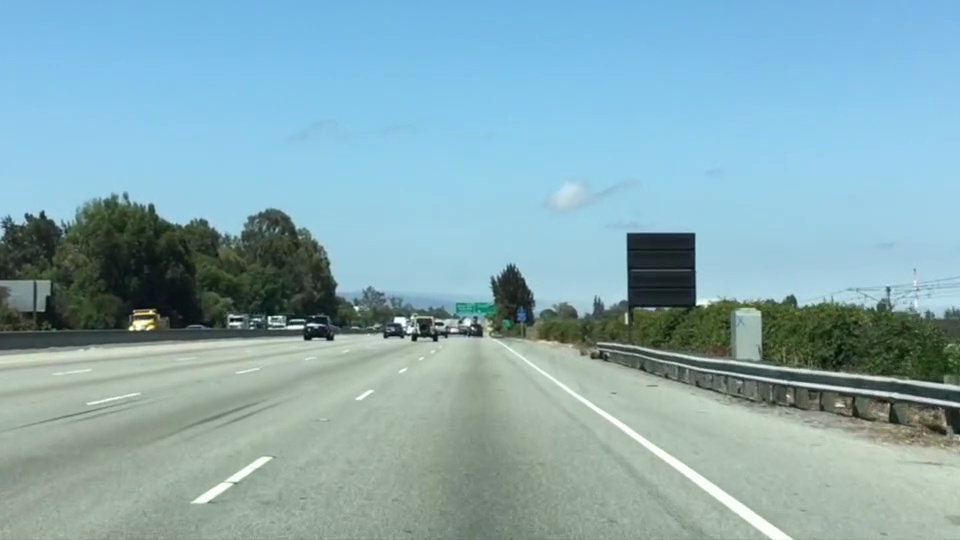
#> input picture test_images/test.jpg, 960 x 540 px
$ python W1-1-ColorSelection.py
#> lines starting #> are read from the running program, lines starting #| are printed output that depends on the picture; after the words box and inside, x2 and y2 are one past the last pixel; in counts of white or black regions, pixels touching at a corner belong together
import matplotlib.pyplot as plt
import matplotlib.image as mpimg
import numpy as np

# Read in the image and print out some stats
image = mpimg.imread('test_images/test.jpg')
#> image is the input picture: shape (540, 960, 3); mean R, G, B 135.5, 171.1, 179.2
print('This image is: ',type(image),
      'with dimensions:', image.shape)
#| This image is:  <class 'numpy.ndarray'> with dimensions: (540, 960, 3)

# Grab the x and y size and make a copy of the image
ysize = image.shape[0]
#> ysize = 540
xsize = image.shape[1]
#> xsize = 960
# Note: always make a copy rather than simply using "="
color_select = np.copy(image)

# Define our color selection criteria
# Note: if you run this code, you'll find these are not sensible values!!
# But you'll get a chance to play with them soon in a quiz
red_threshold = 204
green_threshold = 204
blue_threshold = 204
rgb_threshold = [red_threshold, green_threshold, blue_threshold]

# Identify pixels below the threshold
thresholds = (image[:,:,0] < rgb_threshold[0]) \
             | (image[:,:,1] < rgb_threshold[1]) \
             | (image[:,:,2] < rgb_threshold[2])
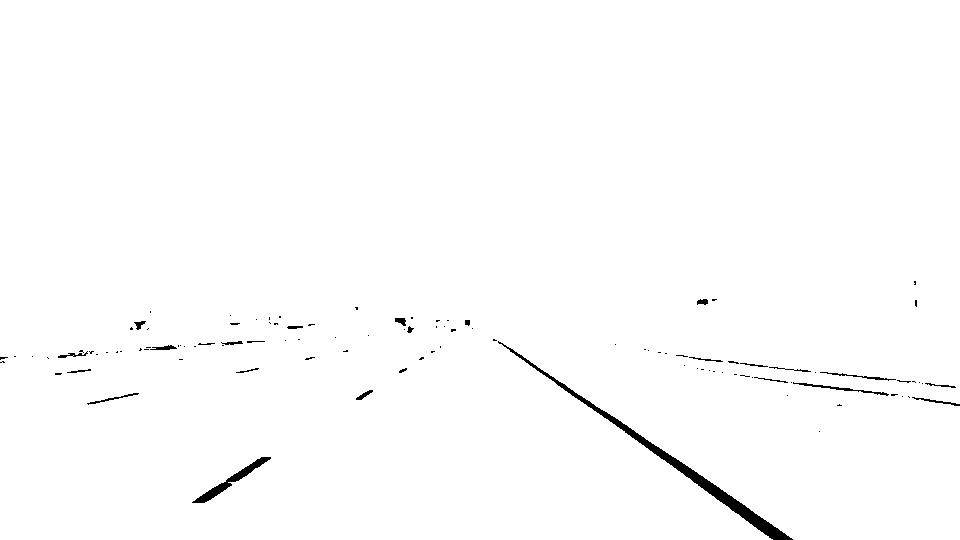
#> thresholds: shape (540, 960) bool; 99.1% white; 108 black regions (82 under 20 px), largest, box (x1, y1, x2, y2) and area: (498, 341, 793, 540) 2404, (192, 457, 271, 503) 601, (793, 382, 889, 396) 199
color_select[thresholds] = [0,0,0]
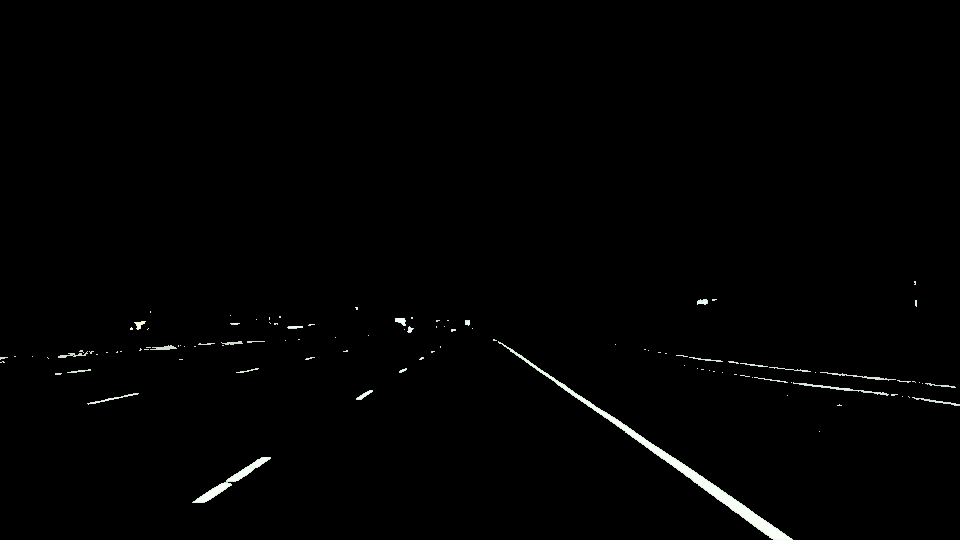
#> color_select: shape (540, 960, 3); mean R, G, B 2.1, 2.2, 2.1

# Display the image
plt.imshow(color_select)
plt.show()

$ run again, with test_images/solidWhiteCurve.jpg copied over test_images/test.jpg
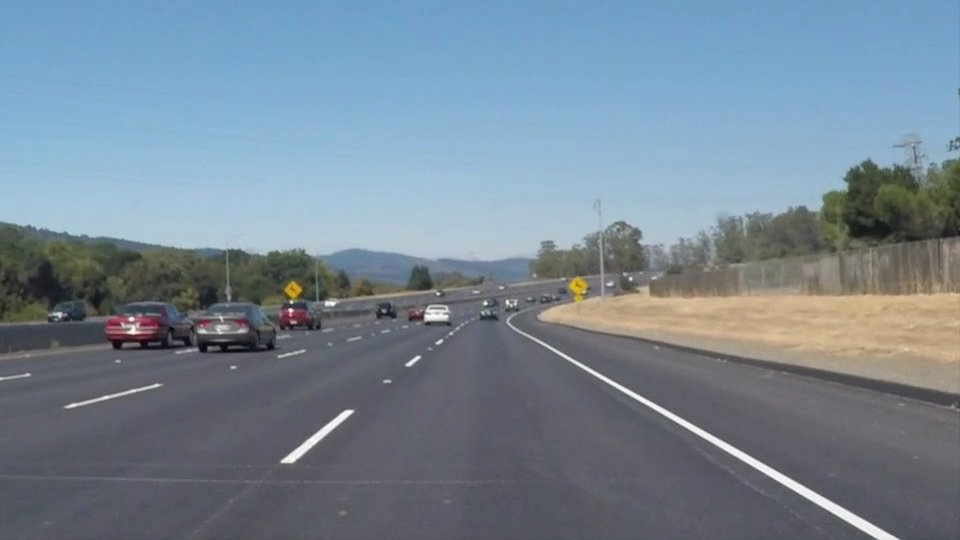
#> input picture test_images/solidWhiteCurve.jpg, 960 x 540 px
#> image is the input picture: shape (540, 960, 3); mean R, G, B 118.5, 134.5, 148.1
#| This image is:  <class 'numpy.ndarray'> with dimensions: (540, 960, 3)
#> `thresholds = (image[:,:,0] < rgb_threshold[0]) \ | (image[:,:,1] < rgb..`:
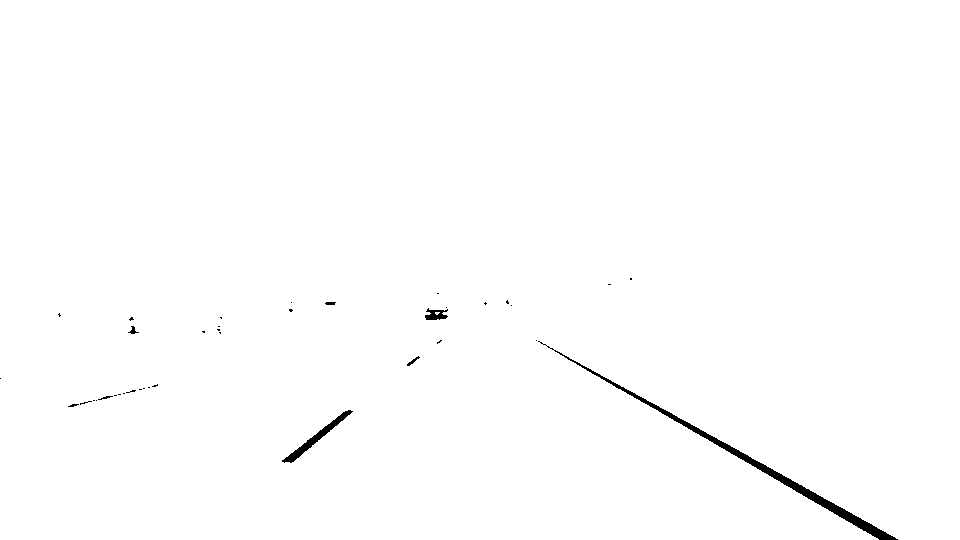
#> thresholds: shape (540, 960) bool; 99.4% white; 38 black regions (30 under 20 px), largest, box (x1, y1, x2, y2) and area: (538, 341, 898, 540) 2191, (282, 410, 353, 463) 539, (425, 308, 448, 320) 170
#> `color_select[thresholds] = [0,0,0]`:
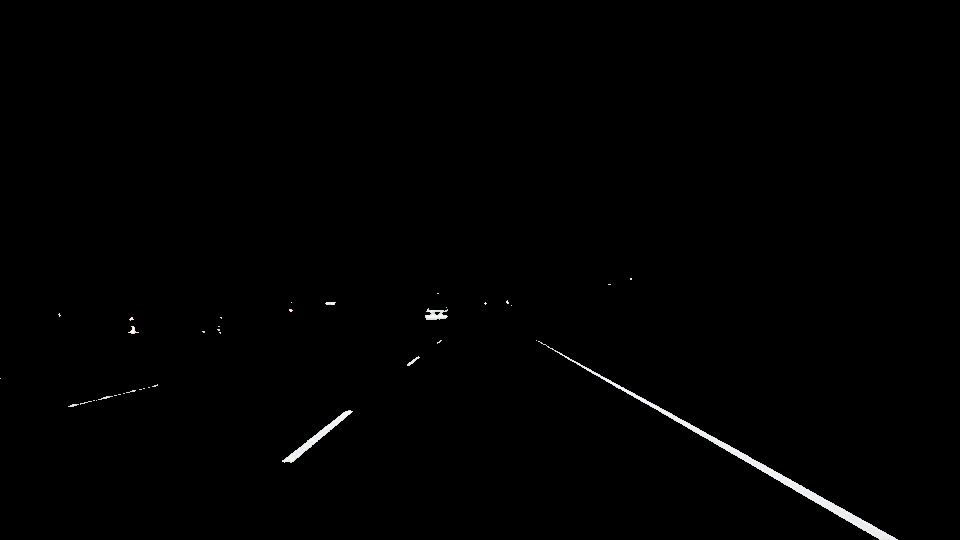
#> color_select: shape (540, 960, 3); mean R, G, B 1.4, 1.4, 1.4

$ run again, with test_images/solidWhiteRight.jpg copied over test_images/test.jpg
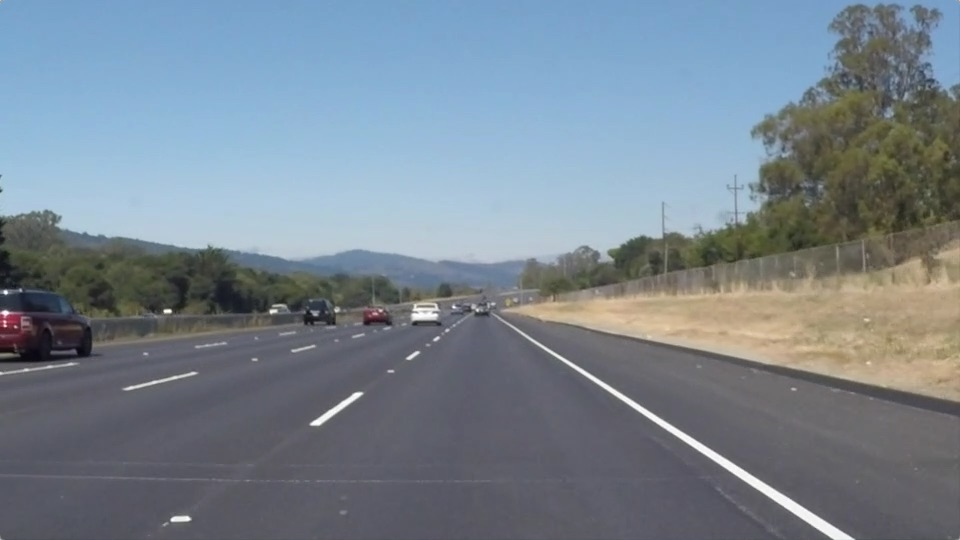
#> input picture test_images/solidWhiteRight.jpg, 960 x 540 px
#> image is the input picture: shape (540, 960, 3); mean R, G, B 120.3, 132.6, 143.7
#| This image is:  <class 'numpy.ndarray'> with dimensions: (540, 960, 3)
#> `thresholds = (image[:,:,0] < rgb_threshold[0]) \ | (image[:,:,1] < rgb..`:
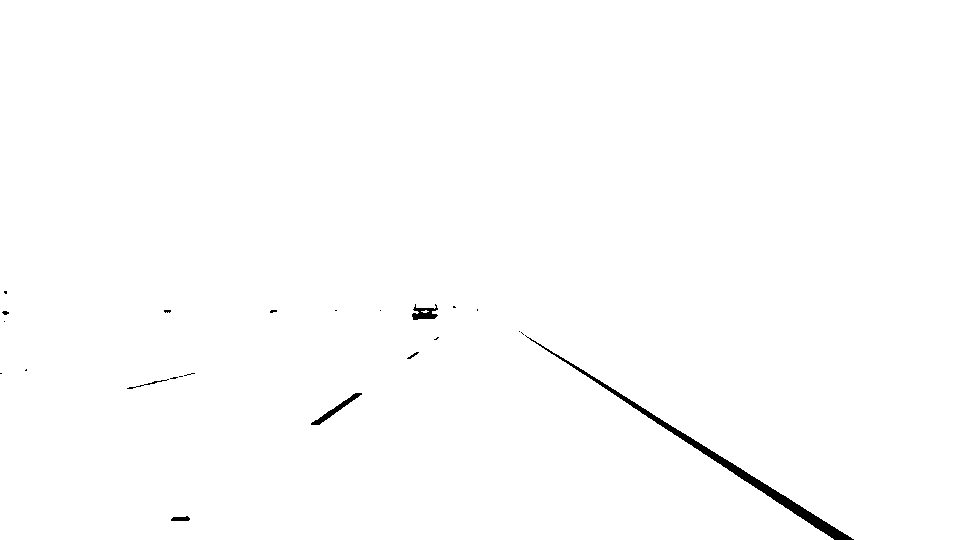
#> thresholds: shape (540, 960) bool; 99.4% white; 23 black regions (16 under 20 px), largest, box (x1, y1, x2, y2) and area: (525, 335, 854, 540) 2299, (311, 393, 362, 425) 282, (412, 304, 438, 320) 236
#> `color_select[thresholds] = [0,0,0]`:
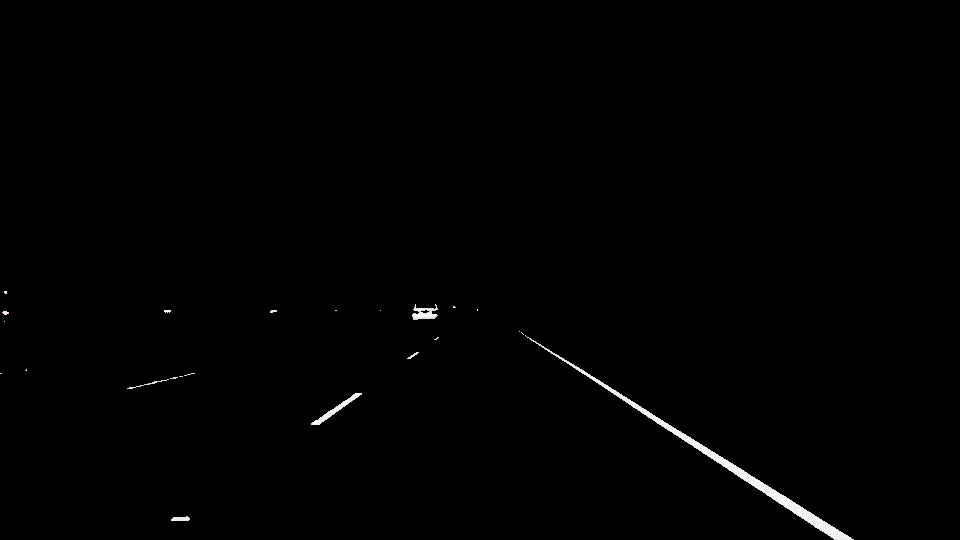
#> color_select: shape (540, 960, 3); mean R, G, B 1.4, 1.4, 1.4
